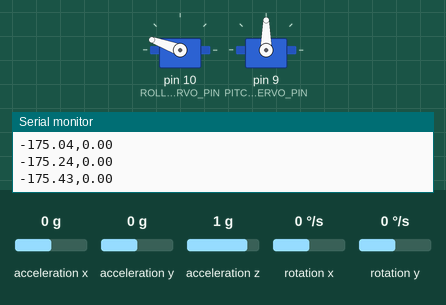
Simulated run of this sketch. Board: Arduino Uno, built with avr-gcc and run on an emulated ATmega328P. On the bench: 2 × servo, the last lines printed to the serial monitor. Wiring (inferred from the names in the program): MPU-6050 motion sensor at I2C address 0x68. The inputs (shaded band) are chosen by the test bench; at power-on: acceleration x 0 g, acceleration y 0 g, rotation x 0 °/s, rotation y 0 °/s, acceleration z 1 g.

Above: at 1.7 s.
1.8 s: acceleration x set to -1.4 g
At 1.96 s:
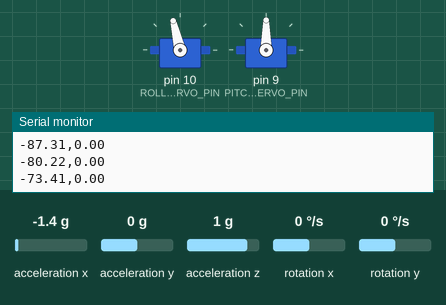
At 4.5 s:
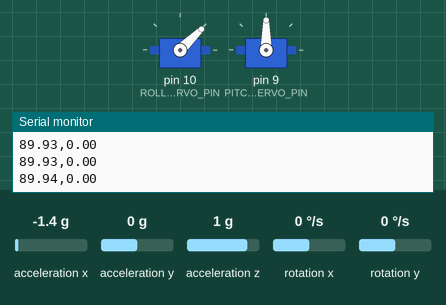
4.8 s: acceleration y set to -0.8 g
At 7.1 s:
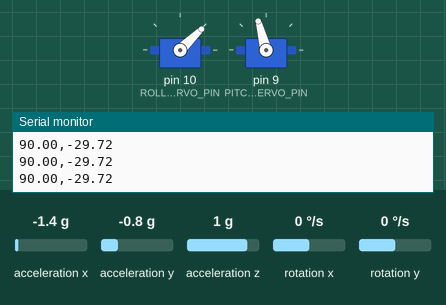
7.8 s: rotation x set to -192 °/s
10.8 s: acceleration x set to 0.1 g
At 12.7 s:
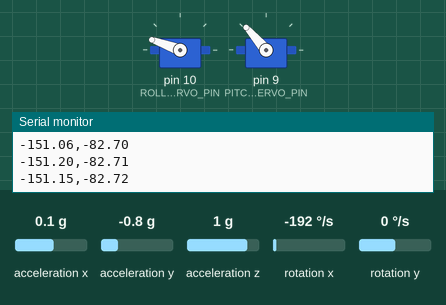
13.8 s: rotation y set to -100 °/s
16.8 s: rotation y set to -192 °/s
Timing chart, 0 to 19.7 s (numbered marks = the images above; inputs shaded):
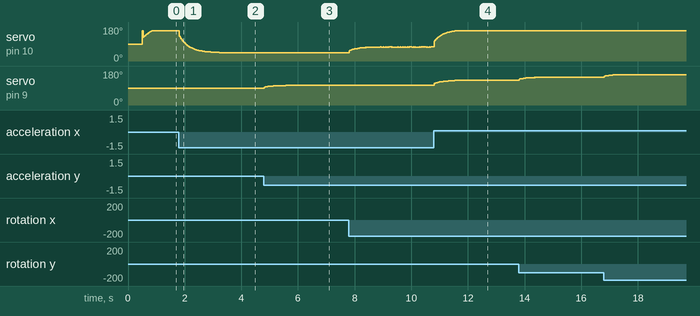

Measured:
- after the input at 1.8 s, servo on pin 10 (ROLL_SERVO_PIN): moves from 160° to 44° over 1.7 s, starting at once
- after the input at 4.8 s, servo on pin 9 (PITCH_SERVO_PIN): moves from 90° to 105° over 1.3 s, starting at once
- after the input at 10.8 s, servo on pin 9 (PITCH_SERVO_PIN): moves from 105° to 131° over 0.96 s, starting at once

The sketch:

AeroINS_Day10_Final.ino
```cpp
#include <Wire.h>
#include <Servo.h>
#include <math.h>

// --- CONFIGURACIÓN DE HARDWARE ---
const int ROLL_SERVO_PIN = 10;  // Eje X
const int PITCH_SERVO_PIN = 9;  // Eje Y
const int MPU_ADDR = 0x68;      // Dirección I2C del MPU-6050

Servo rollServo;
Servo pitchServo;

// --- PARÁMETROS PID ---
// Eje X (Roll)
float kp_roll = 0.5;
float ki_roll = 0.01;
float kd_roll = 0.05;

// Eje Y (Pitch)
float kp_pitch = 0.5;
float ki_pitch = 0.01;
float kd_pitch = 0.05;

// --- VARIABLES DE ESTADO PID Y SENSORES ---
float filtered_roll = 0.0;
float filtered_pitch = 0.0;

float roll_error = 0, roll_prev_error = 0, roll_integral = 0;
float pitch_error = 0, pitch_prev_error = 0, pitch_integral = 0;

unsigned long previous_time = 0;

void setup() {
  // Comunicación a 115200 baudios para que Python lo lea rápido y sin lag
  Serial.begin(115200);

  // Inicializar I2C y despertar el sensor
  Wire.begin();
  Wire.beginTransmission(MPU_ADDR);
  Wire.write(0x6B); // Registro de energía
  Wire.write(0x00); // Despertar
  Wire.endTransmission(true);

  // Inicializar Servos
  rollServo.attach(ROLL_SERVO_PIN);
  pitchServo.attach(PITCH_SERVO_PIN);

  // Centrado mecánico absoluto
  rollServo.write(90);
  pitchServo.write(90);
  delay(500);

  previous_time = millis();
}

void loop() {
  // 1. Calcular diferencial de tiempo (dt)
  unsigned long current_time = millis();
  float dt = (current_time - previous_time) / 1000.0;
  previous_time = current_time;

  if (dt <= 0.0) return; // Prevenir división por cero

  // ---------------------------------------------------------
  // 2. LECTURA Y FUSIÓN DE SENSORES
  // ---------------------------------------------------------

  // Leer Acelerómetro
  Wire.beginTransmission(MPU_ADDR);
  Wire.write(0x3B);
  Wire.endTransmission(false);
  Wire.requestFrom(MPU_ADDR, 4, true);

  int16_t accX = Wire.read() << 8 | Wire.read();
  int16_t accY = Wire.read() << 8 | Wire.read();
  int16_t accZ = Wire.read() << 8 | Wire.read();

  float gX = accX / 16384.0;
  float gY = accY / 16384.0;
  float gZ = accZ / 16384.0;

  float pitch_acc = atan2(gY, sqrt(gX * gX + gZ * gZ)) * 180.0 / M_PI;
  float roll_acc = atan2(-gX, gZ) * 180.0 / M_PI;

  // Leer Giroscopio
  Wire.beginTransmission(MPU_ADDR);
  Wire.write(0x43);
  Wire.endTransmission(false);
  Wire.requestFrom(MPU_ADDR, 4, true);

  int16_t gyroX = Wire.read() << 8 | Wire.read();
  int16_t gyroY = Wire.read() << 8 | Wire.read();

  float dpsX = gyroX / 131.0;
  float dpsY = gyroY / 131.0;

  // Filtro Complementario
  filtered_roll = 0.96 * (filtered_roll + dpsX * dt) + 0.04 * roll_acc;
  filtered_pitch = 0.96 * (filtered_pitch + dpsY * dt) + 0.04 * pitch_acc;

  // ---------------------------------------------------------
  // 3. CONTROLADOR PID
  // ---------------------------------------------------------

  float roll_output = calculatePID(filtered_roll, 0.0, kp_roll, ki_roll, kd_roll, roll_error, roll_prev_error, roll_integral, dt);
  float pitch_output = calculatePID(filtered_pitch, 0.0, kp_pitch, ki_pitch, kd_pitch, pitch_error, pitch_prev_error, pitch_integral, dt);

  // ---------------------------------------------------------
  // 4. ACTUACIÓN Y LÍMITES
  // ---------------------------------------------------------

  int roll_servo_pos = constrain(90 + roll_output, 20, 160);
  int pitch_servo_pos = constrain(90 + pitch_output, 20, 160);

  rollServo.write(roll_servo_pos);
  pitchServo.write(pitch_servo_pos);

  // ---------------------------------------------------------
  // 5. TELEMETRÍA (Pipeline de Datos para Python)
  // ---------------------------------------------------------

  // Imprimimos EXACTAMENTE los dos valores separados por una coma, sin texto extra.
  Serial.print(filtered_roll);
  Serial.print(",");
  Serial.println(filtered_pitch);

  delay(10);
}

// --- FUNCIÓN AUXILIAR PID ---
float calculatePID(float current_angle, float target_angle, float kp, float ki, float kd, float &error, float &prev_error, float &integral, float dt) {
  error = target_angle - current_angle;
  float p_term = kp * error;

  integral += (error * dt);
  integral = constrain(integral, -50.0, 50.0);
  float i_term = ki * integral;

  float derivative = (error - prev_error) / dt;
  float d_term = kd * derivative;

  prev_error = error;
  return p_term + i_term + d_term;
}
```
